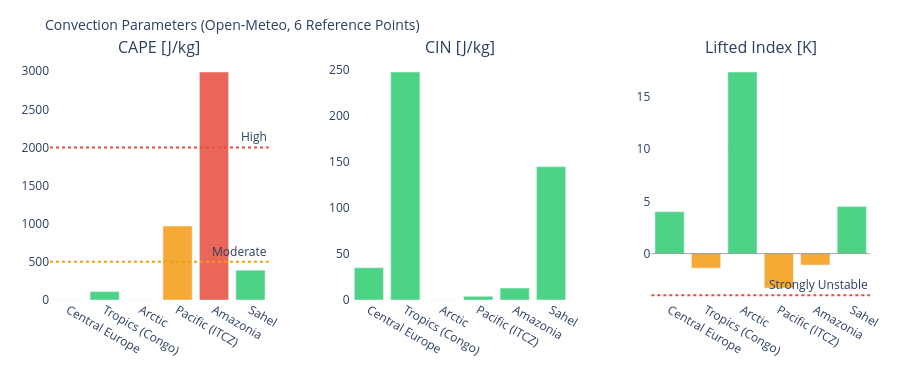

The notebook cell this image was saved under:
### Markdown cell above
---
## 3. Visualizations

### Code cell
# ============================================================
# CAPE / CIN / LIFTED INDEX – Convection potential
# ============================================================

if not df_atm.empty:
    fig = make_subplots(
        rows=1, cols=3,
        subplot_titles=['CAPE [J/kg]', 'CIN [J/kg]', 'Lifted Index [K]'],
        horizontal_spacing=0.1
    )
    pts = df_atm['point'].tolist()
    pt_colors = ['#E85D24','#185FA5','#888780','#378ADD','#639922','#F2A623']

    # CAPE – höher = mehr Gewitterpotential
    cape_vals = df_atm['cape'].fillna(0).tolist()
    cape_colors = ['#e74c3c' if v > 2000 else '#f39c12' if v > 500 else '#2ecc71'
                   for v in cape_vals]
    fig.add_trace(go.Bar(x=pts, y=cape_vals, marker_color=cape_colors,
                         opacity=0.85, showlegend=False), row=1, col=1)
    fig.add_hline(y=2000, line_dash='dot', line_color='#e74c3c',
                  annotation_text='High', row=1, col=1)
    fig.add_hline(y=500,  line_dash='dot', line_color='#f39c12',
                  annotation_text='Moderate', row=1, col=1)

    # CIN – negativer = stärker gedeckelt (weniger Auslöse)
    cin_vals = df_atm['cin'].fillna(0).tolist()
    cin_colors = ['#e74c3c' if v < -200 else '#f39c12' if v < -50 else '#2ecc71'
                  for v in cin_vals]
    fig.add_trace(go.Bar(x=pts, y=cin_vals, marker_color=cin_colors,
                         opacity=0.85, showlegend=False), row=1, col=2)

    # Lifted Index – negativ = instabil
    li_vals = df_atm['li'].fillna(0).tolist()
    li_colors = ['#e74c3c' if v < -4 else '#f39c12' if v < 0 else '#2ecc71'
                 for v in li_vals]
    fig.add_trace(go.Bar(x=pts, y=li_vals, marker_color=li_colors,
                         opacity=0.85, showlegend=False), row=1, col=3)
    fig.add_hline(y=0, line_color='gray', line_width=0.7, row=1, col=3)
    fig.add_hline(y=-4, line_dash='dot', line_color='#e74c3c',
                  annotation_text='Strongly Unstable', row=1, col=3)

    fig.update_layout(
        title=dict(text='Convection Parameters (Open-Meteo, 6 Reference Points)', font=dict(size=14)),
        height=380, plot_bgcolor='rgba(0,0,0,0)', paper_bgcolor='rgba(0,0,0,0)',
        margin=dict(l=50, r=30, t=60, b=80)
    )
    fig.update_xaxes(tickangle=30)
    fig.show()

### Figure 1 — Plotly figure (JSON) as saved in the notebook; plotly's stock layout.template omitted (floating-point values rounded to 4 significant figures)
{"data": [{"marker": {"color": ["#2ecc71", "#2ecc71", "#2ecc71", "#f39c12", "#e74c3c", "#2ecc71"]}, "opacity": 0.85, "showlegend": false, "type": "bar", "x": ["Central Europe", "Tropics (Congo)", "Arctic", "Pacific (ITCZ)", "Amazonia", "Sahel"], "xaxis": "x", "y": [0.0, 110.0, 0.0, 970.0, 2990.0, 390.0], "yaxis": "y"}, {"marker": {"color": ["#2ecc71", "#2ecc71", "#2ecc71", "#2ecc71", "#2ecc71", "#2ecc71"]}, "opacity": 0.85, "showlegend": false, "type": "bar", "x": ["Central Europe", "Tropics (Congo)", "Arctic", "Pacific (ITCZ)", "Amazonia", "Sahel"], "xaxis": "x2", "y": [35.0, 248.0, 0.0, 4.0, 13.0, 145.0], "yaxis": "y2"}, {"marker": {"color": ["#2ecc71", "#f39c12", "#2ecc71", "#f39c12", "#f39c12", "#2ecc71"]}, "opacity": 0.85, "showlegend": false, "type": "bar", "x": ["Central Europe", "Tropics (Congo)", "Arctic", "Pacific (ITCZ)", "Amazonia", "Sahel"], "xaxis": "x3", "y": [4.0, -1.4, 17.4, -3.3, -1.1, 4.5], "yaxis": "y3"}], "layout": {"annotations": [{"font": {"size": 16}, "showarrow": false, "text": "CAPE [J/kg]", "x": 0.1333, "xanchor": "center", "xref": "paper", "y": 1.0, "yanchor": "bottom", "yref": "paper"}, {"font": {"size": 16}, "showarrow": false, "text": "CIN [J/kg]", "x": 0.5, "xanchor": "center", "xref": "paper", "y": 1.0, "yanchor": "bottom", "yref": "paper"}, {"font": {"size": 16}, "showarrow": false, "text": "Lifted Index [K]", "x": 0.8667, "xanchor": "center", "xref": "paper", "y": 1.0, "yanchor": "bottom", "yref": "paper"}, {"showarrow": false, "text": "High", "x": 1, "xanchor": "right", "xref": "x domain", "y": 2000, "yanchor": "bottom", "yref": "y"}, {"showarrow": false, "text": "Moderate", "x": 1, "xanchor": "right", "xref": "x domain", "y": 500, "yanchor": "bottom", "yref": "y"}, {"showarrow": false, "text": "Strongly Unstable", "x": 1, "xanchor": "right", "xref": "x3 domain", "y": -4, "yanchor": "bottom", "yref": "y3"}], "height": 380, "margin": {"b": 80, "l": 50, "r": 30, "t": 60}, "paper_bgcolor": "rgba(0,0,0,0)", "plot_bgcolor": "rgba(0,0,0,0)", "shapes": [{"line": {"color": "#e74c3c", "dash": "dot"}, "type": "line", "x0": 0, "x1": 1, "xref": "x domain", "y0": 2000, "y1": 2000, "yref": "y"}, {"line": {"color": "#f39c12", "dash": "dot"}, "type": "line", "x0": 0, "x1": 1, "xref": "x domain", "y0": 500, "y1": 500, "yref": "y"}, {"line": {"color": "gray", "width": 0.7}, "type": "line", "x0": 0, "x1": 1, "xref": "x3 domain", "y0": 0, "y1": 0, "yref": "y3"}, {"line": {"color": "#e74c3c", "dash": "dot"}, "type": "line", "x0": 0, "x1": 1, "xref": "x3 domain", "y0": -4, "y1": -4, "yref": "y3"}], "title": {"font": {"size": 14}, "text": "Convection Parameters (Open-Meteo, 6 Reference Points)"}, "xaxis": {"anchor": "y", "domain": [0.0, 0.2667], "tickangle": 30}, "xaxis2": {"anchor": "y2", "domain": [0.3667, 0.6333], "tickangle": 30}, "xaxis3": {"anchor": "y3", "domain": [0.7333, 1.0], "tickangle": 30}, "yaxis": {"anchor": "x", "domain": [0.0, 1.0]}, "yaxis2": {"anchor": "x2", "domain": [0.0, 1.0]}, "yaxis3": {"anchor": "x3", "domain": [0.0, 1.0]}}}
